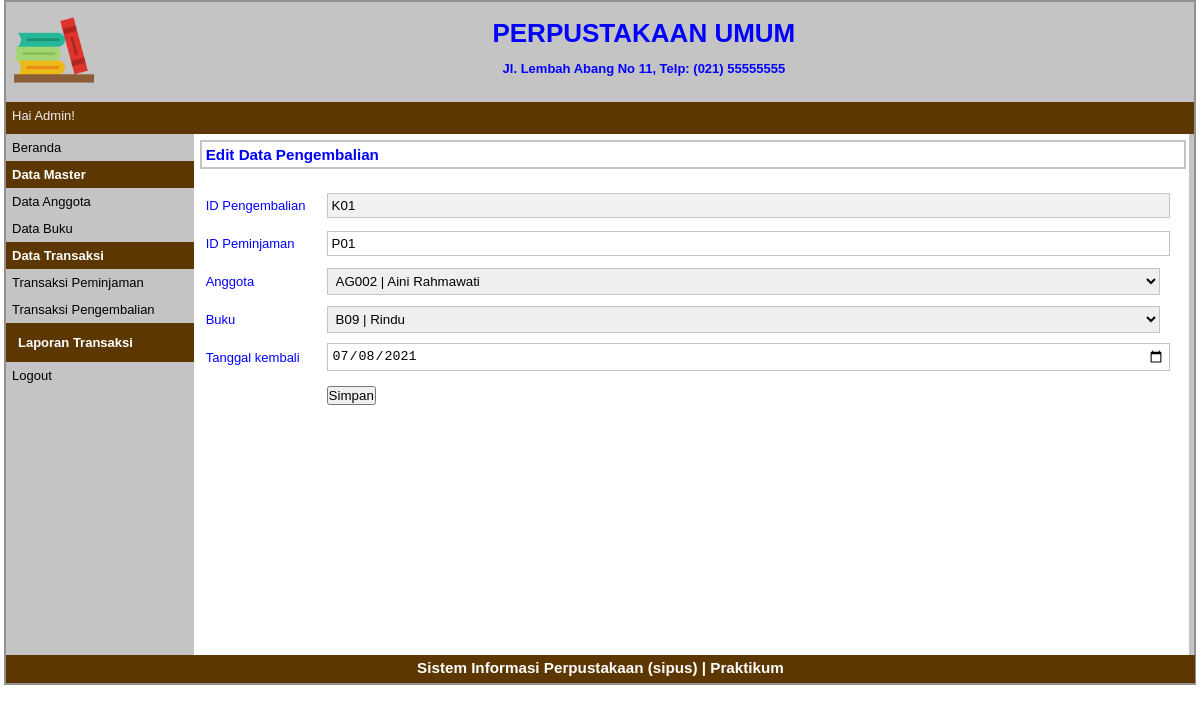
Page /php/src/index.php?p=kembali-edit&id=K01 (signed in) on the committed database.
### tables this page shows
CREATE TABLE `tbkembali` (
  `idkembali` varchar(5) NOT NULL,
  `idpinjam` varchar(5) NOT NULL,
  `idanggota` varchar(5) NOT NULL,
  `idbuku` varchar(5) NOT NULL,
  `jumlah` int(11) NOT NULL,
  `tglkembali` date NOT NULL
);

### php/src/pages/kembali-edit.php (the view, shortened to what this page needs)
<?php
    $id_kembali = $_GET['id'];
    $q_tampil_kembali = mysqli_query($db, "SELECT * FROM tbkembali WHERE idkembali = '$id_kembali'");
    $r_tampil_kembali = mysqli_fetch_array($q_tampil_kembali);
?>
<div id="label-page"><h3>Edit Data Pengembalian</h3></div>
<div id="content">
    <form action="proses/kembali-edit-proses.php" method="post" enctype="multipart/form-data">
        <table id="tabel-input">
            <tr>
                <td class="label-formulir">ID Pengembalian</td>
                <td class="isian-formulir"><input type="text" name="id_kembali" value="<?php echo $r_tampil_kembali['idkembali'];?>" readonly="readonly" class="isian-formulir isian-formulir-border warna-formulir-disabled"></td>
            </tr>
            <tr>
                <td class="label-formulir">ID Peminjaman</td>
                <td class="isian-formulir"><input type="text" name="id_pinjam" value="<?php echo $r_tampil_kembali['idpinjam'];?>" class="isian-formulir isian-formulir-border"></td>
            </tr>
            <tr>
                <td class="label-formulir">Anggota</td>
                <td class="isian-formulir">
				<select name="id_anggota" class="isian-formulir isian-formulir-border">
                <?php
                        $query = "SELECT * FROM tbanggota";
                        $q_tampil_anggota = mysqli_query($db, $query);
                        if (mysqli_num_rows($q_tampil_anggota) >0) {
                            while ($r_tampil_anggota = mysqli_fetch_array($q_tampil_anggota)) {
                                if ($r_tampil_kembali['idanggota'] == $r_tampil_anggota['idanggota']) {
                                ?>
                                    <option value="<?php echo $r_tampil_anggota['idanggota'];?>" selected><?php echo $r_tampil_anggota['idanggota']." | ".$r_tampil_anggota['nama'];?></option>
                                <?php
                                }
                                ?>
                    <?php
                        }
                    }
                    ?>
				</select>
			</td>
            </tr>
            <tr>
                <td class="label-formulir">Buku</td>
                <td class="isian-formulir">
				<select name="id_buku" class="isian-formulir isian-formulir-border">
                <?php
                        $query1 = "SELECT * FROM tbbuku";
                        $q_tampil_buku = mysqli_query($db, $query1);
                        if (mysqli_num_rows($q_tampil_buku) >0) {
                            while ($r_tampil_buku = mysqli_fetch_array($q_tampil_buku)) {
                                if ($r_tampil_kembali['idbuku'] == $r_tampil_buku['idbuku']) {
                                ?>
                                    <option value="<?php echo $r_tampil_buku['idbuku'];?>" selected><?php echo $r_tampil_buku['idbuku']." | ".$r_tampil_buku['judul'];?></option>
                                <?php
                                }
                                ?>
                    <?php
                        }
                    }
                    ?>
				</select>
			</td>
            </tr>
            <tr>
                <td class="label-formulir">Tanggal kembali</td>
                <td class="isian-formulir"><input type="date" name="tgl_kembali" value="<?php echo $r_tampil_kembali['tglkembali'];?>" class="isian-formulir isian-formulir-border"></td>
            </tr>
            <tr>
                <td class="label-formulir"></td>
                <td class="isian-formulir"><input type="submit" name="simpan" value="Simpan" id="tombol-simpan"></td>
            </tr>
        </table>
    </form>
</div>

### php/src/style.css (style rules this page uses)
* { margin: 0px; padding: 0px; }
body { font-family: sans-serif; font-size: 13px; color: blue; }
#label-page { margin-top: 6px; margin-bottom: 6px; margin-left: 6px; border: 2px solid #C4C4C4; padding: 4px; width: 97.9%; }
#content { float: left; width: 96.8%; min-height: 454px; padding: 10px; margin-bottom: 6px; }
#tabel-input { width: 100%; }
.label-formulir { width: 12%; height: 36px; margin: 20px; }
.isian-formulir { width: 80%; padding: 4px; width: 99.8%; }
.isian-formulir-border { border: 1px solid #C4C4C4; }
.warna-formulir-disabled { background-color: #F1F1F1; }

### rows in the picture
tbkembali: id_kembali "K01", id_pinjam "P01", tgl_kembali "07/08/2021"

### other values in the picture
$_SESSION['sesi'] "Admin"
form field id_anggota "AG002 | Aini Rahmawati"
form field id_buku "B09 | Rindu"
